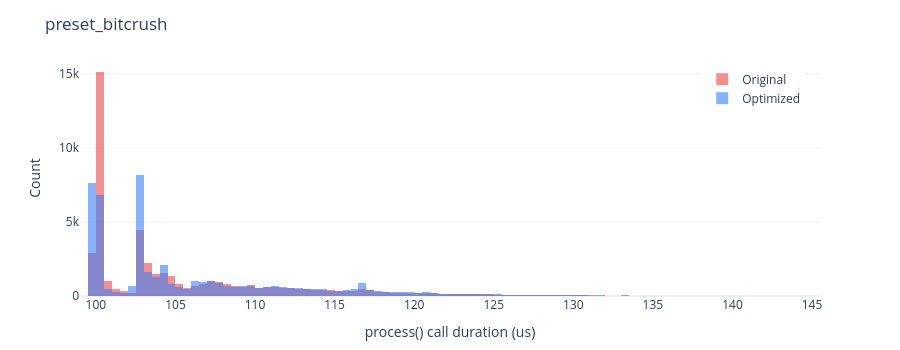
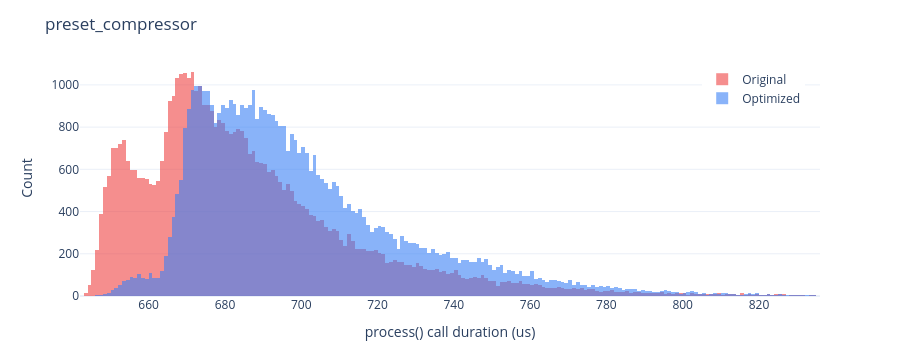
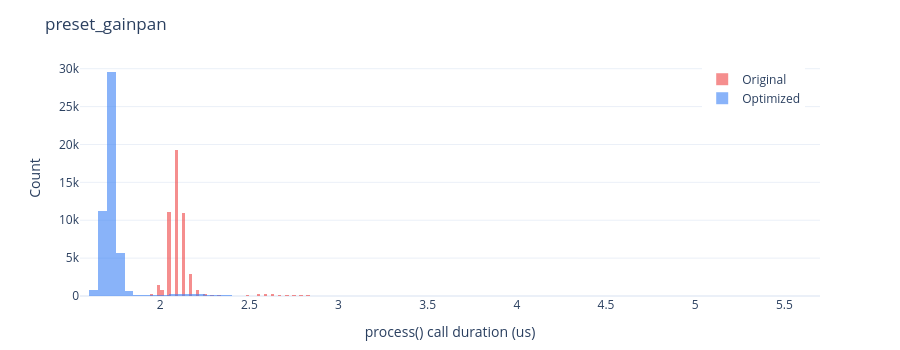
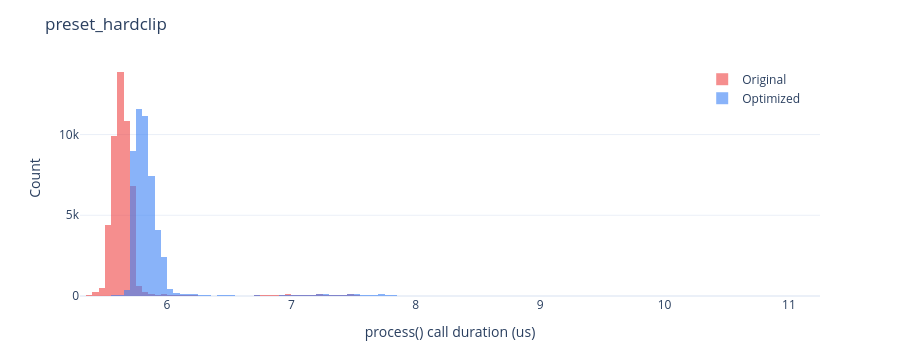

Notebook code cell kept with these figures, in order:
### Markdown cell above
## Per-Preset Latency Histograms

### Code cell
for name in PRESETS:
    old = results[name]["original"]
    new = results[name]["optimized"]

    old_med = np.median(old)
    new_med = np.median(new)
    old_p99 = np.percentile(old, 99)
    new_p99 = np.percentile(new, 99)
    old_p999 = np.percentile(old, 99.9)
    new_p999 = np.percentile(new, 99.9)
    old_max = np.max(old)
    new_max = np.max(new)

    # Clip histogram range to 99.5th percentile for readability
    clip = np.percentile(np.concatenate([old, new]), 99.5)

    fig = go.Figure()
    fig.add_trace(go.Histogram(
        x=old[old <= clip], name="Original",
        opacity=0.6, marker_color="#ef4444",
        nbinsx=200,
    ))
    fig.add_trace(go.Histogram(
        x=new[new <= clip], name="Optimized",
        opacity=0.6, marker_color="#3b82f6",
        nbinsx=200,
    ))

    fig.update_layout(
        title=f"preset_{name}",
        xaxis_title="process() call duration (us)",
        yaxis_title="Count",
        barmode="overlay",
        template="plotly_white",
        height=350,
        margin=dict(t=60, b=50),
        legend=dict(x=0.98, y=0.98, xanchor="right"),
    )

    fig.show()

    med_pct = (new_med - old_med) / old_med * 100
    p99_pct = (new_p99 - old_p99) / old_p99 * 100
    p999_pct = (new_p999 - old_p999) / old_p999 * 100
    max_pct = (new_max - old_max) / old_max * 100

    print(f"  Median:  {old_med:>8.2f} -> {new_med:>8.2f} us  ({med_pct:+.1f}%)")
    print(f"  P99:     {old_p99:>8.2f} -> {new_p99:>8.2f} us  ({p99_pct:+.1f}%)")
    print(f"  P99.9:   {old_p999:>8.2f} -> {new_p999:>8.2f} us  ({p999_pct:+.1f}%)")
    print(f"  Max:     {old_max:>8.2f} -> {new_max:>8.2f} us  ({max_pct:+.1f}%)")
    print(f"  Budget:  {BUDGET_US:.0f} us  (median uses {new_med/BUDGET_US*100:.2f}%)")
    print()

### Figure 1 — Plotly figure (JSON) as saved in the notebook; plotly's stock layout.template omitted (floating-point values rounded to 4 significant figures; data arrays with more than 128 entries replaced by an {"elided": "..."} marker saying what was removed)
{"data": [{"marker": {"color": "#ef4444"}, "name": "Original", "nbinsx": 200, "opacity": 0.6, "type": "histogram", "x": {"elided": "49705 float values"}}, {"marker": {"color": "#3b82f6"}, "name": "Optimized", "nbinsx": 200, "opacity": 0.6, "type": "histogram", "x": {"elided": "49795 float values"}}], "layout": {"barmode": "overlay", "height": 350, "legend": {"x": 0.98, "xanchor": "right", "y": 0.98}, "margin": {"b": 50, "t": 60}, "title": {"text": "preset_bitcrush"}, "xaxis": {"title": {"text": "process() call duration (us)"}}, "yaxis": {"title": {"text": "Count"}}}}

### Figure 2 — Plotly figure (JSON) as saved in the notebook; plotly's stock layout.template omitted (floating-point values rounded to 4 significant figures; data arrays with more than 128 entries replaced by an {"elided": "..."} marker saying what was removed)
{"data": [{"marker": {"color": "#ef4444"}, "name": "Original", "nbinsx": 200, "opacity": 0.6, "type": "histogram", "x": {"elided": "49799 float values"}}, {"marker": {"color": "#3b82f6"}, "name": "Optimized", "nbinsx": 200, "opacity": 0.6, "type": "histogram", "x": {"elided": "49701 float values"}}], "layout": {"barmode": "overlay", "height": 350, "legend": {"x": 0.98, "xanchor": "right", "y": 0.98}, "margin": {"b": 50, "t": 60}, "title": {"text": "preset_compressor"}, "xaxis": {"title": {"text": "process() call duration (us)"}}, "yaxis": {"title": {"text": "Count"}}}}

### Figure 3 — Plotly figure (JSON) as saved in the notebook; plotly's stock layout.template omitted (floating-point values rounded to 4 significant figures; data arrays with more than 128 entries replaced by an {"elided": "..."} marker saying what was removed)
{"data": [{"marker": {"color": "#ef4444"}, "name": "Original", "nbinsx": 200, "opacity": 0.6, "type": "histogram", "x": {"elided": "49680 float values"}}, {"marker": {"color": "#3b82f6"}, "name": "Optimized", "nbinsx": 200, "opacity": 0.6, "type": "histogram", "x": {"elided": "49823 float values"}}], "layout": {"barmode": "overlay", "height": 350, "legend": {"x": 0.98, "xanchor": "right", "y": 0.98}, "margin": {"b": 50, "t": 60}, "title": {"text": "preset_gainpan"}, "xaxis": {"title": {"text": "process() call duration (us)"}}, "yaxis": {"title": {"text": "Count"}}}}

### Figure 4 — Plotly figure (JSON) as saved in the notebook; plotly's stock layout.template omitted (floating-point values rounded to 4 significant figures; data arrays with more than 128 entries replaced by an {"elided": "..."} marker saying what was removed)
{"data": [{"marker": {"color": "#ef4444"}, "name": "Original", "nbinsx": 200, "opacity": 0.6, "type": "histogram", "x": {"elided": "49825 float values"}}, {"marker": {"color": "#3b82f6"}, "name": "Optimized", "nbinsx": 200, "opacity": 0.6, "type": "histogram", "x": {"elided": "49675 float values"}}], "layout": {"barmode": "overlay", "height": 350, "legend": {"x": 0.98, "xanchor": "right", "y": 0.98}, "margin": {"b": 50, "t": 60}, "title": {"text": "preset_hardclip"}, "xaxis": {"title": {"text": "process() call duration (us)"}}, "yaxis": {"title": {"text": "Count"}}}}
